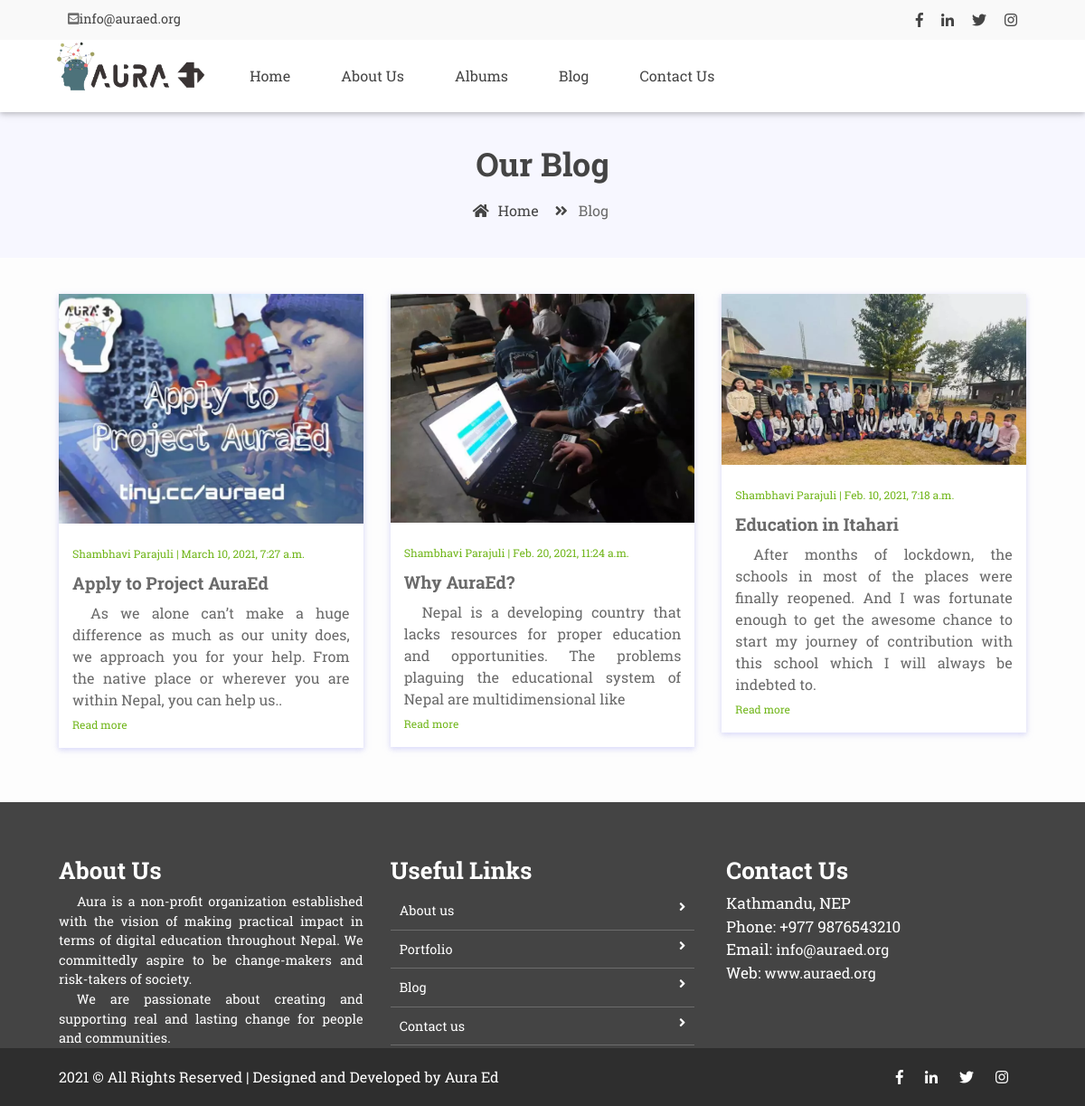
Screenshot of /blog/ with the database file from the repository.
### home/models.py (models this page shows, shortened)
class Blogs(models.Model):
	thumbnail = models.ImageField(upload_to='blog-thumbnail')
	writer = models.CharField(default='AuraEd',max_length=50)
	date_posted = models.DateTimeField(default=timezone.now)
	title = models.CharField(default='blank',max_length=200)
	blog_content = models.TextField(default='40 words')
	link = models.CharField(default="https://auraed.medium.com/",max_length=200)

### home/views.py (the view)
# urls.py: 2. Add a URL to urlpatterns:  path('blog/', include('blog.urls'))
def blog(request):
	blog_context = {
		'blogs' : Blogs.objects.all().order_by('-date_posted')
	}
	return render(request,'home/blog.html',blog_context)

### home/templates/home/blog.html
{% extends "home/base.html" %}
{% block content %}
{% load static %}
               <div class="page-nav no-margin row">
                   <div class="container">
                       <div class="row">
                           <h2>Our Blog</h2>
                           <ul>
                               <li> <a href="{% url 'home' %}"><i class="fas fa-home"></i> Home</a></li>
                               <li><i class="fas fa-angle-double-right"></i> Blog</li>
                           </ul>
                       </div>
                   </div>
               </div>
     <section class="our-blog">
         	<div class="container">
        		<div class="blog-row row">
                    {% for blog in blogs %}
        			<div class="col-md-4 col-sm-6">
        				<div class="single-blog">
        					<figure>
        						<img src="{{blog.thumbnail.url}}" alt="">
        					</figure>
        					<div class="blog-detail">
        						<small>{{blog.writer}} | {{blog.date_posted}}</small>
								<h4>{{blog.title}}</h4>
								<p>{{blog.blog_content}}</p>
								<div class="link">
									<a href="{{blog.link}}" target="_blank">Read more </a><i class="fas fa-long-arrow-alt-right"></i>
								</div>
        					</div>
        				</div>
        			</div>
                     {% endfor %}
        		</div>
         	</div>
         </section>
{% endblock %}

### home/static/css/style.css (style rules this page uses)
* { margin: 0px; padding: 0px; list-style: none; }
img { max-width: 100%; }
a { text-decoration: none; outline: none; color: #444; }
ul { margin-bottom: 0; padding-left: 0; }
html, body { height: 100%; }
p { margin-bottom: 0px; width: 100%; }
.no-margin { margin: 0px; }
::placeholder { color: #747f8a !important; font-size: 13px; opacity: .5 !important; }
h1, h2, h3, h4, h5, h6 { font-family: "mouse-500", Arial, Helvetica, sans-serif; }
body { background-color: #f7f7ff !important; font-family: "mouse-300", Arial, Helvetica, sans-serif; color: #6A6A6A; }
.page-nav { padding: 40px; text-align: center; padding-top: 160px; }
.page-nav ul { float: none; margin: auto; }
.page-nav h2 { font-size: 36px; width: 100%; color: #444; }
.page-nav ul li { float: left; margin-right: 10px; margin-top: 10px; font-size: 16px; }
.page-nav ul li i { width: 30px; text-align: center; color: #444; }
.page-nav ul li a { color: #444; }
.container { max-width: 1100px; }
.our-blog { background-color: #FDFDFD; padding: 40px; }
.our-blog .single-blog { margin-bottom: 20px; background-color: #FFF; box-shadow: 0 2px 6px 0 rgba(218, 218, 253, 0.65), 0 2px 6px 0 rgba(206, 206, 238, 0.54); }
.our-blog .single-blog figure { margin-bottom: 5px; }
.our-blog .single-blog .blog-detail { padding: 15px; }
.our-blog .single-blog small { color: #71b61b; font-size: 12px; }
.our-blog .single-blog h4 { font-size: 1.2rem; margin-bottom: 10px; margin-top: 10px; }
.our-blog .single-blog p { text-align: justify; text-indent: 20px; }
.our-blog .single-blog .link a { font-size: 12px; color: #71b61b; }
.our-blog .single-blog .link i { padding-top: 6px; margin-left: 5px; color: #FFFFFF; }

### rows the page displays
Blogs: thumbnail (picture), writer "Shambhavi Parajuli", date_posted "March 10, 2021, 7:27 a.m.", title "Apply to Project AuraEd", blog_content "As we alone can’t make a huge difference as much as our unity does, we approach you for your help. From the native place or wherever you are within Nepal, you can help us.."
Blogs: thumbnail (picture), writer "Shambhavi Parajuli", date_posted "Feb. 20, 2021, 11:24 a.m.", title "Why AuraEd?", blog_content "Nepal is a developing country that lacks resources for proper education and opportunities. The problems plaguing the educational system of Nepal are multidimensional like"
Blogs: thumbnail (picture), writer "Shambhavi Parajuli", date_posted "Feb. 10, 2021, 7:18 a.m.", title "Education in Itahari", blog_content "After months of lockdown, the schools in most of the places were finally reopened. And I was fortunate enough to get the awesome chance to start my journey of contribution with this school which I will always be indebted to."
